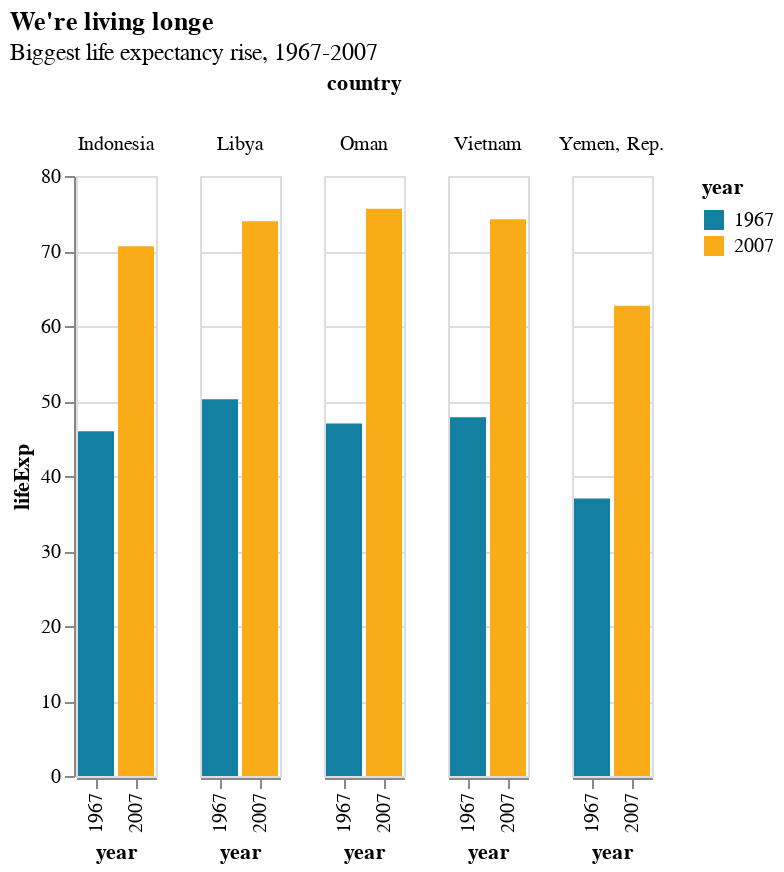

Here is the notebook cell this chart was saved with:
### Markdown cell above
## altair

### Code cell
grouped_bars_altair = (
    alt.Chart(grouped_bar_df)
    .mark_bar()
    .encode(x='year:N',
            y='lifeExp',
color=alt.Color('year:N', scale=alt.Scale(range=["#1380A1", "#FAAB18"])),
           column='country:N')
    .properties(title={'text': "We're living longe",
                       'subtitle': 'Biggest life expectancy rise, 1967-2007'}
                )
)

grouped_bars_altair

### Figure 1 — Vega-Lite specification as saved in the notebook (floating-point values rounded to 4 significant figures)
{"config": {"view": {"continuousWidth": 400, "continuousHeight": 300}}, "data": {"name": "data-23e0747d191a42a58e9c5764138c1bc9"}, "mark": "bar", "encoding": {"color": {"type": "nominal", "field": "year", "scale": {"range": ["#1380A1", "#FAAB18"]}}, "column": {"type": "nominal", "field": "country"}, "x": {"type": "nominal", "field": "year"}, "y": {"type": "quantitative", "field": "lifeExp"}}, "title": {"text": "We're living longe", "subtitle": "Biggest life expectancy rise, 1967-2007"}, "$schema": "https://vega.github.io/schema/vega-lite/v4.8.1.json", "datasets": {"data-23e0747d191a42a58e9c5764138c1bc9": [{"country": "Oman", "gap": 28.65, "year": 1967, "lifeExp": 46.99}, {"country": "Vietnam", "gap": 26.41, "year": 1967, "lifeExp": 47.84}, {"country": "Yemen, Rep.", "gap": 25.71, "year": 1967, "lifeExp": 36.98}, {"country": "Indonesia", "gap": 24.69, "year": 1967, "lifeExp": 45.96}, {"country": "Libya", "gap": 23.73, "year": 1967, "lifeExp": 50.23}, {"country": "Oman", "gap": 28.65, "year": 2007, "lifeExp": 75.64}, {"country": "Vietnam", "gap": 26.41, "year": 2007, "lifeExp": 74.25}, {"country": "Yemen, Rep.", "gap": 25.71, "year": 2007, "lifeExp": 62.7}, {"country": "Indonesia", "gap": 24.69, "year": 2007, "lifeExp": 70.65}, {"country": "Libya", "gap": 23.73, "year": 2007, "lifeExp": 73.95}]}}
